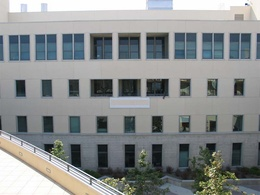
%> input picture HW2 - Image Mosaic/Submission/Materials/Image1.jpg, 260 x 195 px, shrunk from 800 x 600 before the run, given in place of Image1.png, which was not available
$ octave harris_corners.m   (GNU Octave 9; MATLAB toolbox functions it lacks are replaced by stand-ins)
%> lines starting %> are read from the running program, lines starting %| are printed output that depends on the picture; pictures that were not available may be replaced by others from this repository, and a replacement may not be noted

image = imread('Image1.png');
%> image is the input picture: size 195x260x3 uint8; mean R, G, B 137.5, 141, 141.1
image = imresize(image, 0.75);  % or however much you want to resize if your image is large
%> image: size 147x195x3 uint8
[ x, y, scores, Ix, Iy ] = harris_corners( image );
figure; imshow(image)
hold on
for i = 1:size(scores,2)
    plot(x(i), y(i), 'ro', 'MarkerSize', scores(i) * 2); % you may need to play with this multiplier or divisor based on your image
                                                         % I've used --> (/1000) to (* 10)

end
saveas(gcf,'your_image_with_corners.png');
hold off


function [ x, y, scores, Ix, Iy ] = harris_corners( image )
%HARRIS_CORNERS Extracts points with a high degree of 'cornerness' from
%RGB image matrix of type uint8
%   Input - image = NxMx3 RGB image matrix
%   Output - x = nx1 vector denoting the x location of each of n
%                detected keypoints
%            y = nx1 vector denoting the y location of each of n
%                detected keypoints
%            scores = an nx1 vector that contains the value (R) to which a
%            a threshold was applied, for each keypoint
%            Ix = A matrix with the same number of rows and columns as the
%            input image, storing the gradients in the x-direction at each
%            pixel
%            Iy = A matrix with the same nuimber of rwos and columns as the
%            input image, storing the gradients in the y-direction at each
%            pixel

% compute the gradients, re-use code from HW2P, use window size of 5px
% convert image to grayscale first
G = rgb2gray(image);
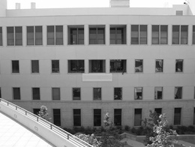
%> G: size 147x195 uint8; min 10, max 255, mean 140

% convert to double
G2 = im2double(G);

% create X and Y Sobel filters
horizontal_filter = [1 0 -1; 2 0 -2; 1 0 -1];
vertical_filter = [1 2 1; 0 0 0 ; -1 -2 -1];

% using imfilter to get our gradient in each direction
filtered_x = imfilter(G2, horizontal_filter);
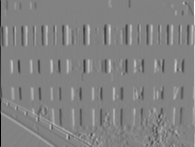
%> filtered_x: size 147x195 double; min -3.98, max 3.82, mean 0.00379; drawn with min black and max white
filtered_y = imfilter(G2, vertical_filter);
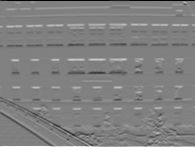
%> filtered_y: size 147x195 double; min -4, max 3.96, mean 0.0091; drawn with min black and max white

% store the values in our output variables, for clarity
Ix = filtered_x;
Iy = filtered_y;

% Compute the values we need for the matrix...
% Using a gaussian blur, because I get more positive values after applying
% it, my values all skew negative for some reason...
f = fspecial('gaussian');
Ix2 = imfilter(Ix.^2, f);
Iy2 = imfilter(Iy.^2, f);
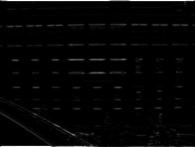
%> Iy2: size 147x195 double; min 0, max 12.58, mean 0.275; drawn with min black and max white
Ixy = imfilter(Ix.*Iy, f);
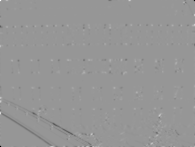
%> Ixy: size 147x195 double; min -5.3, max 3.66, mean -0.0103; drawn with min black and max white

% set empirical constant between 0.04-0.06
k = 0.04;

num_rows = size(image,1);
%> num_rows = 147
num_cols = size(image,2);
%> num_cols = 195

% create a matrix to hold the Harris values
H = zeros(num_rows, num_cols);

% % get our matrix M for each pixel
for y = 6:size(image,1)-6         % avoid edges
    for x = 6:size(image,2)-6     % avoid edges
        % calculate means (because mean is sum/num pixels)
        % generally, this algorithm calls for just finding a sum,
        % but using the mean makes visualization easier, in my code,
        % and it doesn't change which points are computed to be corners.
        % Ix2 mean
        Ix2_matrix = Ix2(y-2:y+2,x-2:x+2);
        Ix2_mean = sum(Ix2_matrix(:));

        % Iy2 mean
        Iy2_matrix = Iy2(y-2:y+2,x-2:x+2);
        Iy2_mean = sum(Iy2_matrix(:));

        % Ixy mean
        Ixy_matrix = Ixy(y-2:y+2,x-2:x+2);
        Ixy_mean = sum(Ixy_matrix(:));

        % compute R, using te matrix we just created
        Matrix = [Ix2_mean, Ixy_mean;
                  Ixy_mean, Iy2_mean];
        R1 = det(Matrix) - (k * trace(Matrix)^2);

        % store the R values in our Harris Matrix
        H(y,x) = R1;

    end
end
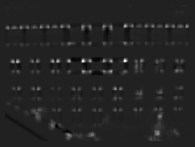
%> H: size 147x195 double; min -69.78, max 462.3, mean 6.5; drawn with min black and max white

% set threshold of 'cornerness' to 5 times average R score
avg_r = mean(mean(H));
%> avg_r = 6.52
threshold = abs(5 * avg_r);
%> threshold = 32.61

[row, col] = find(H > threshold);
%> row = 2178 values from 24 to 141; col = 2178 values from 6 to 189

scores = [];
%get all the values
for index = 1:size(row,1)
    %see what the values are
    r = row(index);
    c = col(index);
    scores = cat(2, scores,H(r,c));
end
%> this loop made 2178 passes
%> (r, c) on passes 11 to 13: (30, 8), (45, 8), (26, 9)
%> after the loop, scores = 2178 values, max 462.3 at index 1364, min 32.62 at index 545, mean 79.26

y = row;
%> y = 2178 values, max 141 at index 658, min 24 at index 1351, mean 76.49
x = col;
%> x = 2178 values from 6 to 189
%> after the loop `for i = 1:size(scores,2)`:
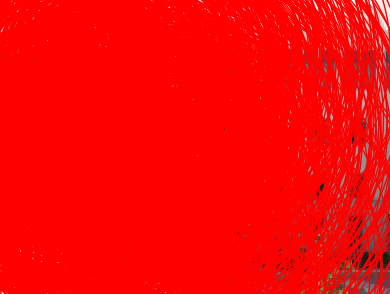
%> figure redrawn from the program's plot data; shown 2 times larger

end

$ run again, with HW2 - Image Mosaic/Submission/Materials/Image2.jpg copied over HW2 - Image Mosaic/Submission/Materials/Image1.jpg
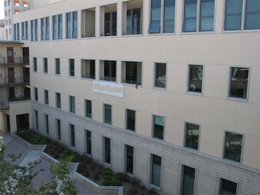
%> input picture HW2 - Image Mosaic/Submission/Materials/Image2.jpg, 260 x 195 px, shrunk from 800 x 600 before the run, given in place of Image1.png, which was not available
%> image is the input picture: size 195x260x3 uint8; mean R, G, B 116.4, 120.7, 122.7
%> image: size 147x195x3 uint8
%> after the loop in harris_corners, `for y = 6:size(image,1)-6`:
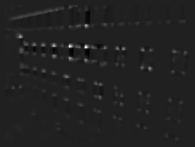
%> H: size 147x195 double; min -116.1, max 802.1, mean 5.5; drawn with min black and max white
%> avg_r = 5.52
%> threshold = 27.58
%> row = 2011 values from 6 to 140; col = 2011 values from 6 to 188
%> the loop in harris_corners, `for index = 1:size(row,1)` made 2011 passes
%> (r, c) on passes 11 to 13: (31, 10), (18, 11), (19, 11)
%> after the loop in harris_corners, `for index = 1:size(row,1)`: scores = 2011 values, max 802.1 at index 1132, min 27.59 at index 2, mean 84.51
%> in harris_corners, `y = row;`: y = 2011 values, max 140 at index 1930, min 6 at index 82, mean 57.73
%> in harris_corners, `x = col;`: x = 2011 values from 6 to 188
%> after the loop `for i = 1:size(scores,2)`:
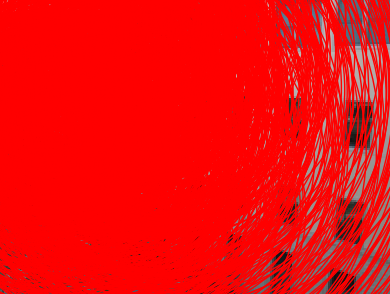
%> figure redrawn from the program's plot data; shown 2 times larger

$ run again, with HW2 - Image Mosaic/Submission/Materials/Bee1.JPG copied over HW2 - Image Mosaic/Submission/Materials/Image1.jpg
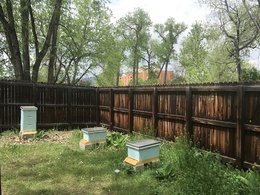
%> input picture HW2 - Image Mosaic/Submission/Materials/Bee1.JPG, 260 x 195 px, shrunk from 600 x 450 before the run, given in place of Image1.png, which was not available
%> image is the input picture: size 195x260x3 uint8; mean R, G, B 110.8, 114.4, 88.6
%> image: size 147x195x3 uint8
%> after the loop in harris_corners, `for y = 6:size(image,1)-6`:
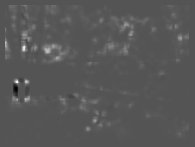
%> H: size 147x195 double; min -239.1, max 482.7, mean 9.7; drawn with min black and max white
%> avg_r = 9.68
%> threshold = 48.38
%> row = 1457 values from 6 to 135; col = 1457 values from 6 to 189
%> the loop in harris_corners, `for index = 1:size(row,1)` made 1457 passes
%> (r, c) on passes 11 to 13: (45, 6), (46, 6), (47, 6)
%> after the loop in harris_corners, `for index = 1:size(row,1)`: scores = 1457 values, max 482.7 at index 151, min 48.41 at index 205, mean 92.72
%> in harris_corners, `y = row;`: y = 1457 values, max 135 at index 1417, min 6 at index 65, mean 54.25
%> in harris_corners, `x = col;`: x = 1457 values from 6 to 189
%> after the loop `for i = 1:size(scores,2)`:
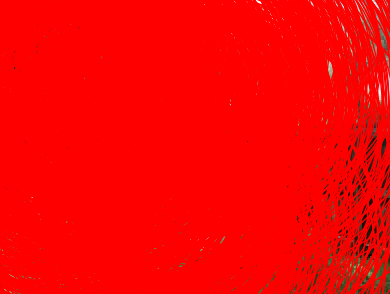
%> figure redrawn from the program's plot data; shown 2 times larger
